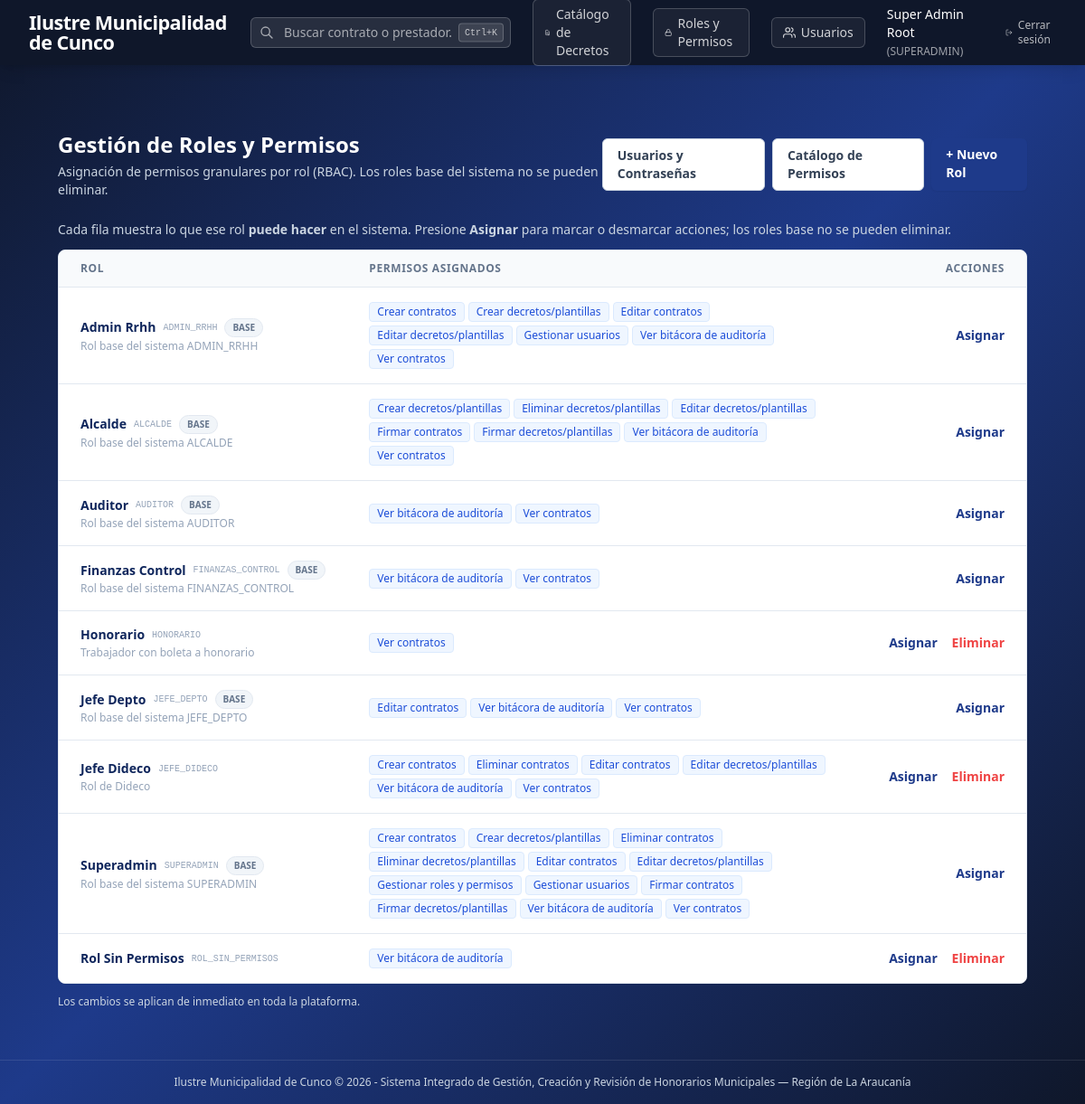
The app's page /admin/roles (signed in) with its own data.
### app/models/permission.py (models this page shows, shortened)
class Role(db.Model):
    __tablename__ = 'roles'
    id = db.Column(db.Integer, primary_key=True, autoincrement=True)
    name = db.Column(db.String(50), nullable=False, unique=True)
    description = db.Column(db.Text, nullable=True)
    is_base = db.Column(db.Integer, nullable=False, default=0)  # 1 = rol del sistema
    created_at = db.Column(db.DateTime, nullable=False, default=datetime.utcnow)

class Permission(db.Model):
    __tablename__ = 'permissions'
    id = db.Column(db.Integer, primary_key=True, autoincrement=True)
    name = db.Column(db.String(50), nullable=False, unique=True)
    description = db.Column(db.Text, nullable=True)
    module = db.Column(db.String(50), nullable=True)

class RolePermission(db.Model):
    __tablename__ = 'role_permissions'
    id = db.Column(db.Integer, primary_key=True, autoincrement=True)
    role_name = db.Column(db.String(50), nullable=False)
    permission_id = db.Column(db.Integer, db.ForeignKey('permissions.id'), nullable=False)
    permission = db.relationship('Permission', backref='role_permissions')
    __table_args__ = (
        db.UniqueConstraint('role_name', 'permission_id', name='uq_role_permission'),
    )

### app/routes/admin.py (the view)
@admin_bp.route('/roles')
@login_required
@role_required('SUPERADMIN')
def roles():
    mapping = _role_permission_map()
    perm_labels = {p.name: (p.description or p.name) for p in Permission.query.all()}
    role_rows = []
    for role in Role.query.order_by(Role.name).all():
        role_rows.append({
            'name': role.name,
            'description': role.description,
            'is_base': bool(role.is_base),
            'permissions': sorted(mapping.get(role.name, [])),
        })
    known = {r['name'] for r in role_rows}
    for role_name in sorted(mapping.keys()):
        if role_name not in known:
            role_rows.append({
                'name': role_name,
                'description': None,
                'is_base': role_name in BASE_ROLES,
                'permissions': sorted(mapping[role_name]),
            })
    return render_template('admin/roles.html', role_rows=role_rows,
                           perm_labels=perm_labels,
                           perm_count=Permission.query.count())

### app/auth/utils.py (called while the page is built)
def login_required(f):
    @wraps(f)
    def decorated_function(*args, **kwargs):
        if 'user_id' not in session:
            flash('Debes iniciar sesión para acceder a esta sección.', 'warning')
            return redirect(url_for('auth.login', next=request.url))
        return f(*args, **kwargs)
    return decorated_function

def role_required(*allowed_roles):
    def decorator(f):
        @wraps(f)
        def decorated_function(*args, **kwargs):
            if 'user_id' not in session:
                flash('Debes iniciar sesión para acceder.', 'warning')
                return redirect(url_for('auth.login'))
            user_role = session.get('user_role')
            if user_role != 'SUPERADMIN' and user_role not in allowed_roles:
                flash('No tienes permisos suficientes para acceder a este módulo.', 'danger')
                return redirect(url_for('dashboard.index'))
            return f(*args, **kwargs)
        return decorated_function
    return decorator

def get_current_user():
    if 'user_id' in session:
        return User.query.get(session['user_id'])
    return None

### app/routes/admin.py (called while the page is built)
def _role_permission_map():
    mapping = {}
    for rp in RolePermission.query.all():
        mapping.setdefault(rp.role_name, []).append(rp.permission.name)
    for role in Role.query.all():
        mapping.setdefault(role.name, [])
    for (role_name,) in db.session.query(User.role).distinct().all():
        mapping.setdefault(role_name, [])
    return mapping

### app/templates/admin/roles.html (shortened to what this page needs)
{% extends 'base.html' %}
{% block content %}
<div class="max-w-7xl mx-auto px-4 sm:px-6 lg:px-8 py-8">
    <div class="mb-6 flex justify-between items-center">
        <div>
            <h1 class="text-2xl font-bold text-white">Gestión de Roles y Permisos</h1>
            <p class="text-sm text-slate-300 mt-1">Asignación de permisos granulares por rol (RBAC). Los roles base del sistema no se pueden eliminar.</p>
        </div>
        <div class="flex gap-2">
            <a href="{{ url_for('admin.users') }}" class="px-4 py-2 bg-white border border-slate-300 rounded-md text-sm font-semibold text-slate-700 hover:bg-slate-50 transition-colors">
                Usuarios y Contraseñas
            </a>
            <a href="{{ url_for('admin.permissions') }}" class="px-4 py-2 bg-white border border-slate-300 rounded-md text-sm font-semibold text-slate-700 hover:bg-slate-50 transition-colors">
                Catálogo de Permisos
            </a>
            <a href="{{ url_for('admin.create_role') }}" class="px-4 py-2 bg-[#1e3a8a] hover:bg-[#0f265c] text-white rounded-md text-sm font-semibold shadow-sm transition-colors">
                + Nuevo Rol
            </a>
        </div>
    </div>
    <p class="mb-3 text-sm text-slate-300">Cada fila muestra lo que ese rol <b>puede hacer</b> en el sistema. Presione <b>Asignar</b> para marcar o desmarcar acciones; los roles base no se pueden eliminar.</p>
    <div class="bg-white rounded-lg border border-slate-200 shadow-sm overflow-hidden">
        <table class="min-w-full divide-y divide-slate-200">
            <thead class="bg-slate-50">
                <tr>
                    <th class="px-6 py-3 text-left text-xs font-semibold text-slate-500 uppercase tracking-wider">Rol</th>
                    <th class="px-6 py-3 text-left text-xs font-semibold text-slate-500 uppercase tracking-wider">Permisos Asignados</th>
                    <th class="px-6 py-3 text-right text-xs font-semibold text-slate-500 uppercase tracking-wider">Acciones</th>
                </tr>
            </thead>
            <tbody class="bg-white divide-y divide-slate-200">
                {% for r in role_rows %}
                <tr>
                    <td class="px-6 py-4 whitespace-nowrap">
                        <div class="flex items-center gap-2">
                            <span class="text-sm font-semibold text-[#0f265c]">{{ r.name.replace('_', ' ').title() }}</span>
                            <span class="text-[10px] font-mono text-slate-400">{{ r.name }}</span>
                            {% if r.is_base %}
                            <span class="text-[10px] font-semibold px-2 py-0.5 rounded-full bg-slate-100 text-slate-500 border border-slate-200">BASE</span>
                            {% endif %}
                        </div>
                        {% if r.description %}<div class="text-xs text-slate-400 mt-0.5">{{ r.description }}</div>{% endif %}
                    </td>
                    <td class="px-6 py-4">
                        {% if r.permissions %}
                        <div class="flex flex-wrap gap-1">
                            {% for perm in r.permissions %}
                            <span class="inline-flex items-center px-2 py-0.5 rounded text-xs font-medium bg-blue-50 text-blue-700 border border-blue-100" title="Identificador técnico: {{ perm }}">{{ perm_labels.get(perm, perm) }}</span>
                            {% endfor %}
                        </div>
                        {% else %}
                        <span class="text-xs text-slate-400 italic">Este rol aún no puede hacer nada en el sistema. Presione "Asignar" para darle permisos.</span>
                        {% endif %}
                    </td>
                    <td class="px-6 py-4 whitespace-nowrap text-right text-sm font-medium space-x-3">
                        <a href="{{ url_for('admin.assign_permissions', role_name=r.name) }}" class="text-[#1e3a8a] hover:text-[#0f265c] font-semibold">Asignar</a>
                        {% if not r.is_base %}
                        <form method="POST" action="{{ url_for('admin.delete_role', role_name=r.name) }}" class="inline" onsubmit="return confirm('¿Eliminar el rol {{ r.name }}?');">
                            <button type="submit" class="text-red-500 hover:text-red-700 font-semibold">Eliminar</button>
                        </form>
                        {% endif %}
                    </td>
                </tr>
                {% endfor %}
            </tbody>
        </table>
    </div>
    <p class="mt-3 text-xs text-slate-300">Los cambios se aplican de inmediato en toda la plataforma.</p>
</div>
{% endblock %}

### records on screen
Role: name.replace "Admin Rrhh", name "ADMIN_RRHH", shows "BASE", description "Rol base del sistema ADMIN_RRHH"
Permission: get "Crear contratos"
Permission: get "Crear decretos/plantillas"
Permission: get "Editar contratos"
Permission: get "Editar decretos/plantillas"
Permission: get "Gestionar usuarios"
Permission: get "Ver bitácora de auditoría"
Permission: get "Ver contratos"
Role: name.replace "Alcalde", name "ALCALDE", shows "BASE", description "Rol base del sistema ALCALDE"
Permission: get "Eliminar decretos/plantillas"
Permission: get "Firmar contratos"
Permission: get "Firmar decretos/plantillas"
Role: name.replace "Auditor", name "AUDITOR", shows "BASE", description "Rol base del sistema AUDITOR"
Role: name.replace "Finanzas Control", name "FINANZAS_CONTROL", shows "BASE", description "Rol base del sistema FINANZAS_CONTROL"
Role: name.replace "Honorario", name "HONORARIO", description "Trabajador con boleta a honorario"
Role: name.replace "Jefe Depto", name "JEFE_DEPTO", shows "BASE", description "Rol base del sistema JEFE_DEPTO"
Role: name.replace "Jefe Dideco", name "JEFE_DIDECO", description "Rol de Dideco"
Permission: get "Eliminar contratos"
Role: name.replace "Superadmin", name "SUPERADMIN", shows "BASE", description "Rol base del sistema SUPERADMIN"
Permission: get "Gestionar roles y permisos"
RolePermission: name.replace "Rol Sin Permisos", name "ROL_SIN_PERMISOS"

### other values on screen
{{ g.municipio_nombre | default('SIGH-MUNI') }} "Ilustre Municipalidad de Cunco"
{{ session.get('user_name') }} "Super Admin Root"
{{ session.get('user_role') }} "SUPERADMIN"
{{ g.municipio_region }} "Región de La Araucanía"
